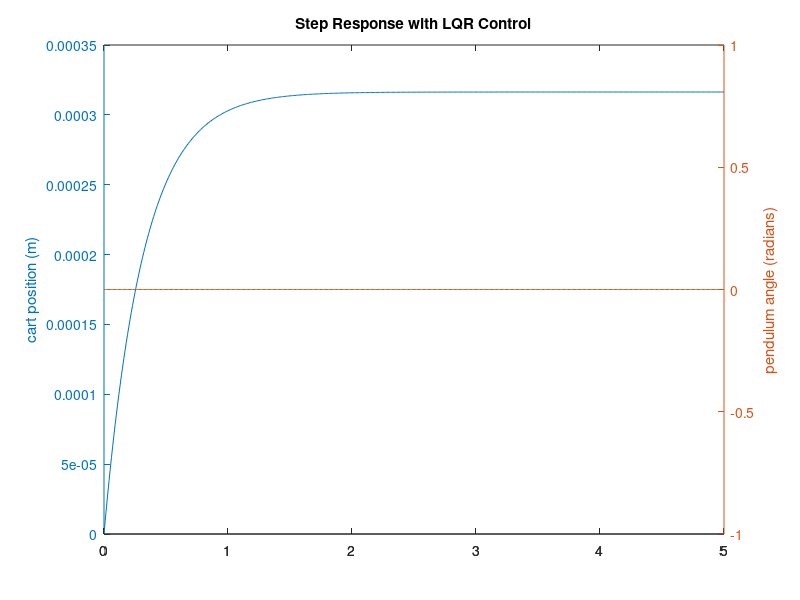

Write MATLAB code to recreate this figure.

%%LQR for euler angles
Ix = 1.43e-5;
Iy = 1.43e-5;
Iz = 2.89e-5;

A = [0      0               0           1  0   0  ;
     0      0               0           0  1   0  ;
     0      0               0           0  0   1  ;
     0      0               0           0  0   0 ;
     0      0               0           0  0   0 ;
     0      0               0           0  0   0 ];

B = [ 0 0 0;
      0 0 0; 
      0 0 0;
      1/Ix 0 0;
      0  1/Iy 0;
      0  0 1/Iz]; 
 
 
C = [1 0 0 0 0 0;
     0 1 0 0 0 0;
     0 0 1 0 0 0];
D = [ 0 0 0; 
       0 0 0;
       0 0 0]; 

states = { 'phi' 'theta' 'psi' 'p' 'q' 'r'};
inputs = { 'tau_phi' 'tau_theta' 'tau_psi'};
outputs = {'phi'; 'theta' ; 'psi'};

sys_ss = ss(A,B,C,D,'statename',states,'inputname',inputs,'outputname',outputs);

poles = eig(A)
co = ctrb(sys_ss);
controllability = rank(co)

Q = (10^5)*[100 0 0 0 0 0;
     0  1000 0 0 0 0 ;
     0 0  100  0 0 0;
     0 0  0  10 0 0;
     0 0 0 0  100 0;
     0 0 0 0 0 10];
R = [1 0 0;
    0  1 0;
    0 0  1]
K = lqr(A,B,Q,R)

Ac = [(A-B*K)];
Bc = [B];
Cc = [C];
Dc = [D];
poles = eig(A-B*K)

sys_cl = ss(Ac,Bc,Cc,Dc,'statename',states,'inputname',inputs,'outputname',outputs);

t = 0:0.01:5;
A_ref = [ones(size(t)) ; 0*ones(size(t)) ; 0*ones(size(t)) ]';

[y,t,x]=lsim(sys_cl,A_ref,t);
[AX,H1,H2] = plotyy(t,y(:,1),t,y(:,2),'plot');
set(get(AX(1),'Ylabel'),'String','cart position (m)')
set(get(AX(2),'Ylabel'),'String','pendulum angle (radians)')
title('Step Response with LQR Control')


K1 = [3000 0 0 300 0 0;
    0 3000 0 0 300 0;
    0 0 3000 0 0 300];
poles_1 = eig(A-B*K1)
% 
% %%LQR for x,y
% m = 0.03;
% A = [0      0               1              0  ;
%      0      0               0              1  ;
%      0      0               0              0  ;
%      0      0               0              0]  
% B = [ 0  ;
%       0  ; 
%       1/m ;
%       1/m ]; 
%  
%  
% C = [1 0 0 0; 
%     0 1 0 0];
% D = [ 0 ; 
%       0]; 
% 
% states = { 'x' 'y' 'xd' 'yd'};
% inputs = { 'f'};
% outputs = {'x'; 'y' };
% 
% sys_ss = ss(A,B,C,D,'statename',states,'inputname',inputs,'outputname',outputs);
% 
% poles = eig(A)
% co = ctrb(sys_ss);
% controllability = rank(co)
% Q = C'*C
% Q = C'*C;
% R = eye(1);
% K = lqr(A,B,Q,R)
% 
% Ac = [(A-B*K)];
% Bc = [B];
% Cc = [C];
% Dc = [D];
% poles = eig(A-B*K)
% 
% sys_cl = ss(Ac,Bc,Cc,Dc,'statename',states,'inputname',inputs,'outputname',outputs);
% 
% t = 0:0.01:1;
% A_ref = [0.1*ones(size(t)) ; 0.1*ones(size(t)) ; 0*ones(size(t)) ]';
% 
% [y,t,x]=lsim(sys_cl,A_ref,t);
% [AX,H1,H2] = plotyy(t,y(:,1),t,y(:,2),'plot');
% set(get(AX(1),'Ylabel'),'String','cart position (m)')
% set(get(AX(2),'Ylabel'),'String','pendulum angle (radians)')
% title('Step Response with LQR Control')
% 
% 
% 
% % Q = C'*C;
% % Q(1,1) = 5000;
% % Q(3,3) = 100
% % R = 1;
% % K = lqr(A,B,Q,R)
% % 
% % Ac = [(A-B*K)];
% % Bc = [B];
% % Cc = [C];
% % Dc = [D];
% % 
% % states = {'x' 'x_dot' 'phi' 'phi_dot'};
% % inputs = {'r'};
% % outputs = {'x'; 'phi'};
% % 
% % sys_cl = ss(Ac,Bc,Cc,Dc,'statename',states,'inputname',inputs,'outputname',outputs);
% % 
% % t = 0:0.01:5;
% % r =0.2*ones(size(t));
% % [y,t,x]=lsim(sys_cl,r,t);
% % [AX,H1,H2] = plotyy(t,y(:,1),t,y(:,2),'plot');
% % set(get(AX(1),'Ylabel'),'String','cart position (m)')
% % set(get(AX(2),'Ylabel'),'String','pendulum angle (radians)')
% % title('Step Response with LQR Control')